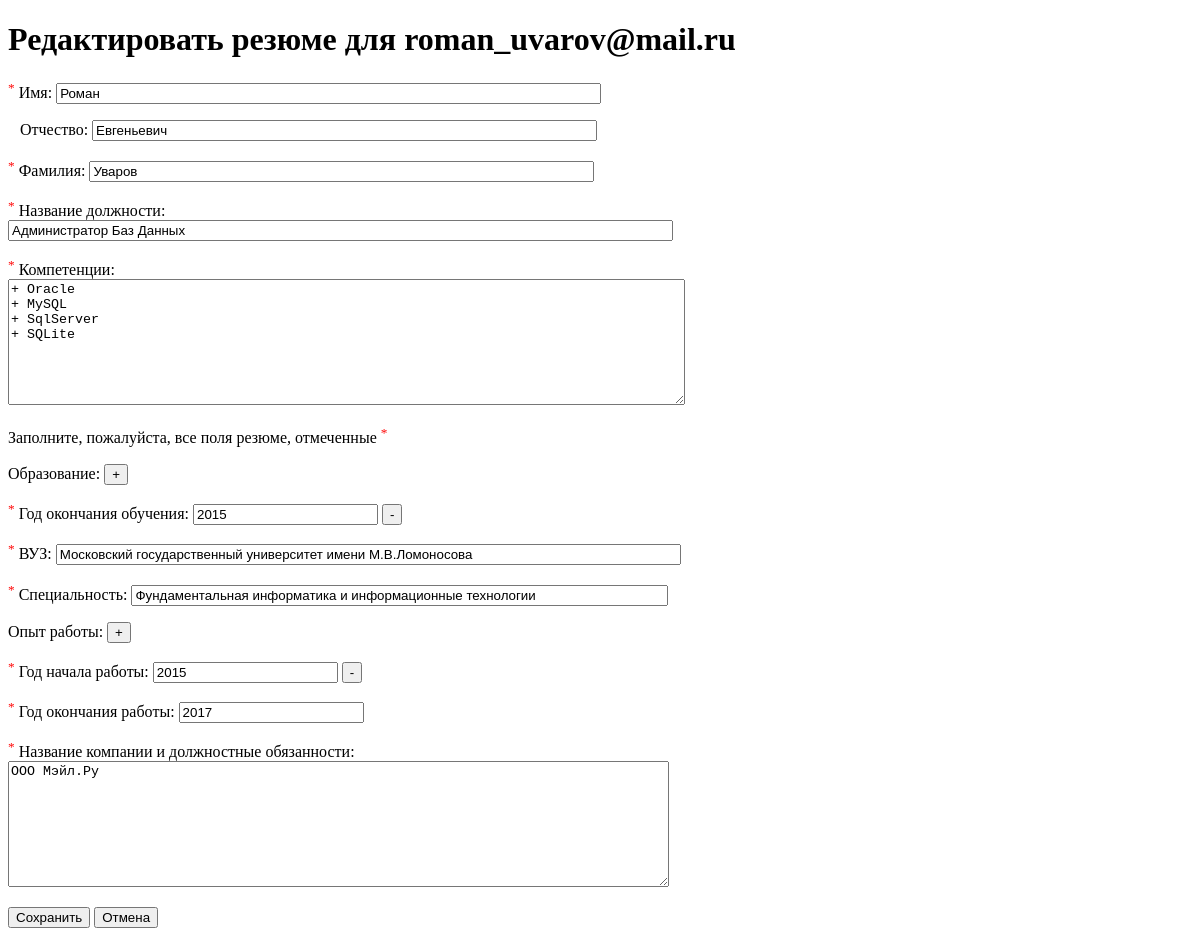
Screenshot of /web_application/edit.php?resume_id=2 (signed in) with the database file from the repository.
### tables this page shows
CREATE TABLE `resumes` (
  `resume_id` int(11) NOT NULL,
  `user_id` int(11) NOT NULL,
  `first_name` varchar(128) DEFAULT NULL,
  `patronymic_name` varchar(128) DEFAULT NULL,
  `last_name` varchar(128) DEFAULT NULL,
  `job_title` varchar(128) DEFAULT NULL,
  `resume_cv` text
);

CREATE TABLE `education` (
  `resume_id` int(11) NOT NULL,
  `institution_id` int(11) NOT NULL,
  `year` int(11) DEFAULT NULL,
  `degree` text
);

CREATE TABLE `institutions` (
  `institution_id` int(11) NOT NULL,
  `name` varchar(128) DEFAULT NULL
);

CREATE TABLE `jobs` (
  `job_id` int(11) NOT NULL,
  `resume_id` int(11) NOT NULL,
  `year_start` int(11) DEFAULT NULL,
  `year_finish` int(11) DEFAULT NULL,
  `description` text
);

### web_application/edit.php (the view, shortened to what this page needs)
<?php
require_once "pdo.php";
$resume_id = htmlentities($_GET['resume_id']);
$resume = $pdo->prepare('SELECT * FROM resumes WHERE resume_id = :rsm_id');
$resume->execute(array(':rsm_id' => $resume_id));
$rsmdata = $resume->fetch(PDO::FETCH_ASSOC);
$ed = $pdo->prepare('SELECT * FROM education JOIN institutions ON education.institution_id = institutions.institution_id
    WHERE resume_id = :rsm_id ORDER BY year');
$ed->execute(array(':rsm_id' => $resume_id));
$educations = $ed->fetchAll(PDO::FETCH_ASSOC);
$jb = $pdo->prepare('SELECT * FROM jobs WHERE resume_id = :rsm_id ORDER BY year_finish');
$jb->execute(array(':rsm_id' => $resume_id));
$jobs = $jb->fetchAll(PDO::FETCH_ASSOC);
?>
<!DOCTYPE html>
<html>
<head>
<link rel="stylesheet" href="stl.css">
</head>
<body>
<?php
echo ('<h1>Редактировать резюме ');
if (isset($_SESSION['email']) || isset($_SESSION['last_name'])) {
    if (isset($_SESSION['last_name'])) {
        echo ('для '.htmlentities($_SESSION['first_name']).' '.htmlentities($_SESSION['last_name']));
    } else {
        echo ('для '.htmlentities($_SESSION['email']));
    }
}
echo ("</h1>\n");
?>
<form method="POST">
<p><label for="fn"><sup class="r">*</sup>&nbsp;Имя:</label>
<input type="text" name="first_name" value="<?= htmlentities($rsmdata['first_name']); ?>" id="fn" size="65"></p>
<p><label for="pn">&nbsp;&nbsp;&nbsp;Отчество:</label>
<input type="text" name="patronymic_name" value="<?= htmlentities($rsmdata['patronymic_name']); ?>" id="pn" size="60"></p>
<p><label for="ln"><sup class="r">*</sup>&nbsp;Фамилия:</label>
<input type="text" name="last_name" value="<?= htmlentities($rsmdata['last_name']); ?>" id="ln" size="60"></p>
<p><label for="jt"><sup class="r">*</sup>&nbsp;Название должности:</label><br/>
<input type="text" name="job_title" value="<?= htmlentities($rsmdata['job_title']); ?>" id="jt" size="80"></p>
<p><label for="rcv"><sup class="r">*</sup>&nbsp;Компетенции:</label><br/>
<textarea rows="8" cols="82" name="resume_cv" id="rcv"><?= htmlentities($rsmdata['resume_cv']); ?></textarea></p>
<p>Заполните, пожалуйста, все поля резюме, отмеченные&nbsp;<sup class="r">*</sup></p>
<p><label for="addedu">Образование:</label>
<input type="submit" id="addedu" value="+">
<div id="education_field">
<?php
$edcount = 0;
if (count($educations)> 0) {
    foreach ($educations as $education) {
        $edcount++;
        echo ('<div id="education'.$edcount.'">'."\n");
        echo ('<p><label for="yedu'.$edcount.'"><sup class="r">*</sup>&nbsp;Год окончания обучения:</label>
            <input type="number" id="yedu'.$edcount.'" name="edu_year'.$edcount.'" value="'.htmlentities($education['year']).'">
            <input type="button" value="-"
                onclick="$(\'#education'.$edcount.'\').remove();return false;"></p>'."\n".
            '<p><label for="schl'.$edcount.'"><sup class="r">*</sup>&nbsp;ВУЗ:</label>
            <input type="text" id="schl'.$edcount.'" name="school'.$edcount.'" size="75" class="school" value="'.
            htmlentities($education['name']).'"></p>'."\n".
            '<p><label for="dgr'.$edcount.'"><sup class="r">*</sup>&nbsp;Специальность:</label>
            <input type="text" id="dgr'.$edcount.'" name="degree'.$edcount.'" size="64" value="'.htmlentities($education['degree']).'"></p>'
            ."\n</div>\n");
    }
}
?>
</div>
</p>
<p><label for="addjob">Опыт работы:</label>
<input type="submit" id="addjob" value="+">
<div id="job_field">
<?php
$jcount = 0;
if (count($jobs)> 0) {
    foreach ($jobs as $job) {
        $jcount++;
        echo ('<div id="job'.$jcount.'">'."\n");
        echo ('<p><label for="yjobs'.$jcount.'"><sup class="r">*</sup>&nbsp;Год начала работы:</label>
            <input type="number" id="yjobs'.$jcount.'" name="year_s'.$jcount.'" value="'.htmlentities($job['year_start']).'">
            <input type="button" value="-"
                onclick="$(\'#job'.$jcount.'\').remove();return false;"></p>'."\n".
            '<p><label for="yjobf'.$jcount.'"><sup class="r">*</sup>&nbsp;Год окончания работы:</label>
            <input type="number" id="yjobf'.$jcount.'" name="year_f'.$jcount.'" value="'.htmlentities($job['year_finish']).'">'."\n".
            '<p><label for="descr'.$jcount.'"><sup class="r">*</sup>&nbsp;Название компании и должностные обязанности:<br>
            <textarea id="descr'.$jcount.'" name="desc'.$jcount.'" rows="8" cols="80">'.htmlentities($job['description']).'</textarea></p>'
            ."\n</div>\n");
    }
}
?>
</div>
</p>
<input type="submit" name="add" value="Сохранить">
<input type="submit" name="cancel" value="Отмена">
</form>
</body>
</html>

### web_application/stl.css (style rules this page uses)
.r { color: #ff0000; }

### rows the page displays
resumes: first_name "Роман", patronymic_name "Евгеньевич", last_name "Уваров", job_title "Администратор Баз Данных", resume_cv "+ Oracle + MySQL + SqlServer + SQLite"
education: year "2015", institution.name "Московский государственный университет имени М.В.Ломоносова", degree "Фундаментальная информатика и информационные технологии"
jobs: year_start "2015", year_finish "2017", description "ООО Мэйл.Ру"

### other values shown
$_SESSION['email'] "roman_uvarov@mail.ru"
